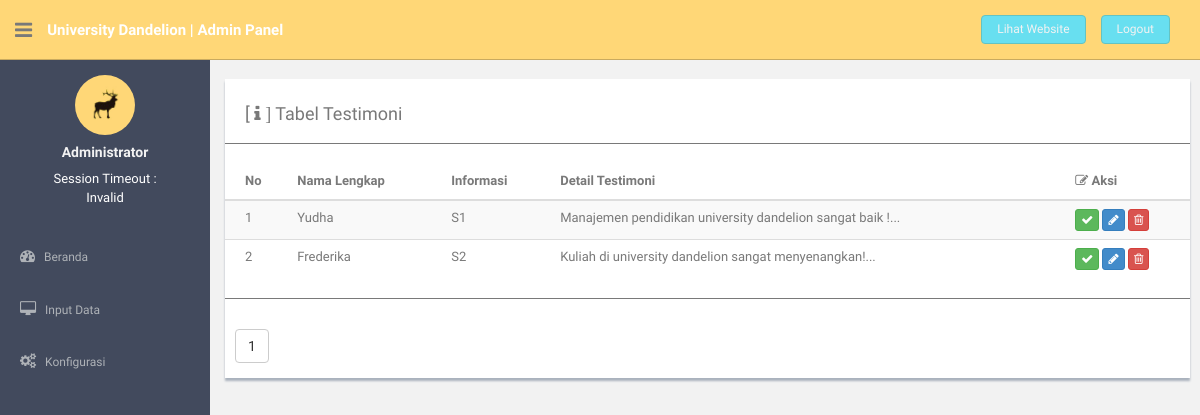
Screenshot of /confpanel/module/mod_testimoni/testimoni.php (signed in) with the database file from the repository.
### tables this page shows
CREATE TABLE IF NOT EXISTS `tbl_testimonial` (
  `id_testimonial` int(3) NOT NULL AUTO_INCREMENT,
  `fullname_testimonial` varchar(50) NOT NULL,
  `description_testimonial` text NOT NULL,
  `detail_testimonial` text NOT NULL,
  PRIMARY KEY (`id_testimonial`)
);

### confpanel/control.php (called while the page is built, shortened)
<?php
$link     = mysqli_connect('localhost','root','','db_companyprofile');
$perpage_testimoni  = 5;
$page_testimoni     = isset($_GET['page']) ? (int)$_GET['page'] : 1;
$start_testimoni    = ($page_testimoni > 1) ? ($page_testimoni * $perpage_testimoni) - $perpage_testimoni :0;
$result_testimoni   = mysqli_query ($link, "SELECT * FROM tbl_testimonial");
$total_testimoni    = mysqli_num_rows($result_testimoni);
$pages_testimoni    = ceil($total_testimoni/$perpage_testimoni);
$articles_testimoni = "SELECT * FROM tbl_testimonial ORDER BY id_testimonial DESC LIMIT $start_testimoni, $perpage_testimoni";
$tampil_testimoni   = mysqli_query($link,$articles_testimoni);
$id_testimoni		  = $start_testimoni + 1;
?>

### confpanel/module/mod_testimoni/testimoni.php (the view, shortened to what this page needs)
<?php
    if (empty($_SESSION['username']) AND empty($_SESSION['password'])){
        echo "<script>alert('Akses ditolak !!! Silahkan sign ini terlebih dahulu, Terimakasih.'); window.location = '../../index.php'</script>";
    }else{
include '../../header_module.php';
include '../../menu_module.php';
include '../../control.php';
	echo " <section id=\"main-content\">
         	<section class=\"wrapper\">
           <div class=\"row mt\">
            <div class=\"col-md-12\">
             <div class=\"content-panel\">
              <table class=\"table table-striped table-advance table-hover\">
                <h4>[ <i class=\"fa fa-info\"> ]</i> Tabel Testimoni</h4>
                <hr>
                  <thead>
                  <tr>
                    <th><i class=\"\"></i> No</th>
                    <th><i class=\"\"></i> Nama Lengkap</th>
                    <th><i class=\"\"></i> Informasi</th>
                    <th><i class=\"\"></i> Detail Testimoni</th>
                    <th><i class=\"fa fa-edit\"></i> Aksi</th>
                  </tr>
                  </thead>
                  <tbody>";
while ($data_testimoni = mysqli_fetch_assoc($tampil_testimoni)) {
$kalimat_testimoni  = $data_testimoni['detail_testimonial'];
$cetak_testimoni    = substr($kalimat_testimoni, 0, 55) . "...";
echo"
                  <tr>
                    <td>$id_testimoni</td>
                    <td>$data_testimoni[fullname_testimonial]</td>
                    <td>$data_testimoni[description_testimonial]</td>
                    <td>$cetak_testimoni</td>
                    <td>
                       <a href=\"../../module/mod_testimoni/aksi.php?testimoni=add\"><button class=\"btn btn-success btn-xs\"><i class=\"fa fa-check\"></i></button></a>
                      <a href=\"../../module/mod_testimoni/aksi.php?testimoni=edit&id_testimonial=$data_testimoni[id_testimonial]\"><button class=\"btn btn-primary btn-xs\"><i class=\"fa fa-pencil\"></i></button></a>
                      <a href=\"../../module/mod_testimoni/aksi.php?testimoni=hapus&id_testimonial=$data_testimoni[id_testimonial]\"><button class=\"btn btn-danger btn-xs\"><i class=\"fa fa-trash-o\"></i></button></a>
                    </td>
                  </tr>";
                  $id_testimoni++;
}
                  echo"
                  </tbody>
                </table>
                <hr>";
                 echo"<div class=\"btn-group1\">";
                    for ($i=1; $i<=$pages_testimoni; $i++){
                    echo"
                      <a href=\"testimoni.php?page=$i\"><button type=\"button\" class=\"btn btn-default\">$i</button></a>";
                  }
                  echo"
                </div>";
               echo"
              </div>
          </div>
      </div>
    </section>
    </section>";
include '../../footer_module.php';
}
?>

### confpanel/assets/css/style.css (style rules this page uses)
body { color: #797979; background: #f2f2f2; font-family: 'Ruda', sans-serif; padding: 0px !important; margin: 0px !important; font-size:13px; }
a, a:hover, a:focus { text-decoration: none; outline: none; }
hr { margin-top: 20px; margin-bottom: 20px; border: 0; border-top: 1px solid #797979; }
.mt { margin-top: 25px; }
#main-content { margin-left: 220px; }
.wrapper { display: inline-block; margin-top: 15px; padding-left: 10px; padding-right: 15px; padding-bottom: 15px; padding-top: 0px; width: 100%; }
.content-panel { background: #ffffff; box-shadow: 0px 3px 2px #aab2bd; padding-top: 15px; padding-bottom: 5px; }
.content-panel h4 { margin-left: 20px; }
.btn-group1 { background: #ffffff; padding: 10px; }

### rows the page displays
tbl_testimonial: fullname_testimonial "Yudha", description_testimonial "S1", detail_testimonial "Manajemen pendidikan university dandelion sangat baik !..."
tbl_testimonial: fullname_testimonial "Frederika", description_testimonial "S2", detail_testimonial "Kuliah di university dandelion sangat menyenangkan!..."
